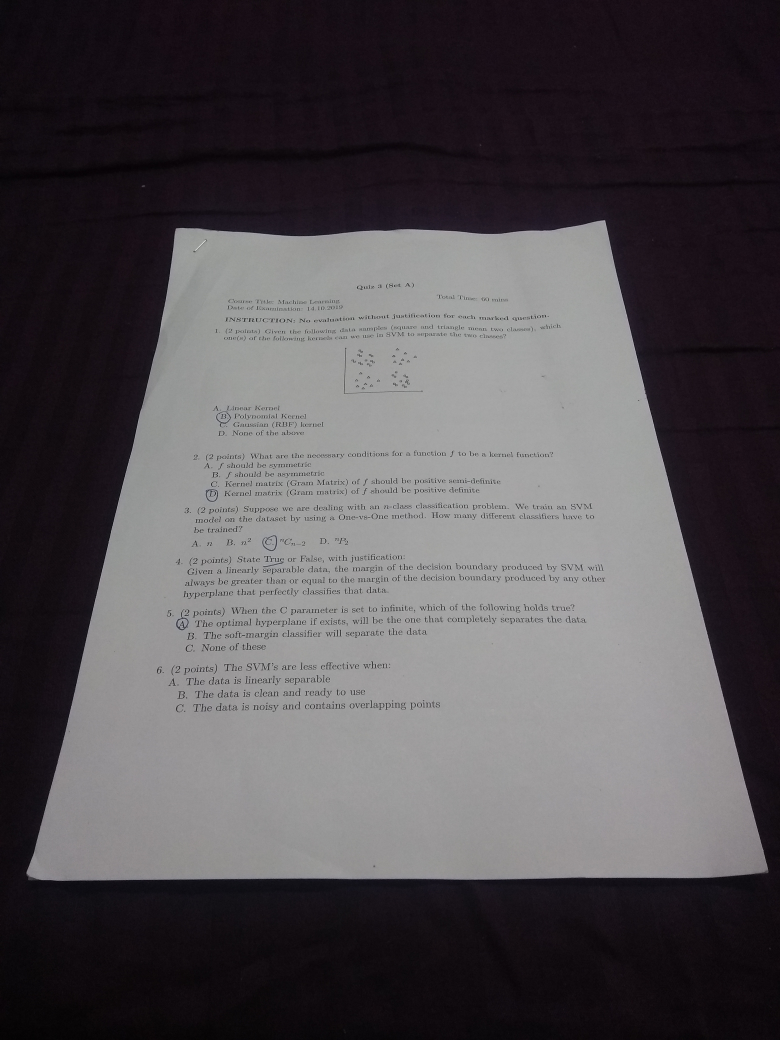
#> input picture test4.jpg, 3120 x 4160 px (shown at 1/4 size)
$ python scanMe_1.py
#> lines starting #> are read from the running program, lines starting #| are printed output that depends on the picture; after the words box and inside, x2 and y2 are one past the last pixel; in counts of white or black regions, pixels touching at a corner belong together
import numpy as np
import cv2
from skimage.filters import threshold_local
import imutils
from matplotlib import pyplot as plt
# from pyimagesearch.transform import four_point_transform


#Converting color image to gray
def color2gray(img):
	img1 = img[:,:,0] #blue channel
	img2 = img[:,:,1] #green channel
	img3 = img[:,:,2] #red channel

	# cv2.imshow("BW1",img1)
	# cv2.imshow("BW2",img2)
	# cv2.imshow("BW3",img3)
	img = (img1*0.11)+(img2*0.59)+(0.3*img3)
	img = img.astype(np.uint8)
	return img

#using openCV gaussian blur
def gaussianBlur(img,r=(5,5)):
	kernel = cv2.getGaussianKernel(ksize=5,sigma=0)
	print(kernel)
	blurred=cv2.GaussianBlur(img,r,0)  #(5,5) is the kernel size and 0 is sigma that determines the amount of blur
	print(blurred)
	#self blur not working
	filt = (1.0/25.0)*np.ones(r)
	self_blurred = cv2.filter2D(img,-1,filt)
	print(self_blurred)

	return blurred

#using openCV canny edge detection
def cannyEdge(img,minT=75,maxT=200):
	edge=cv2.Canny(img,minT,maxT)  # minT and maxT are minimum and maximum threshold for edge detection
	return edge

#Perspective transform
def transformFourPoints(image, pts):   # reference : https://www.pyimagesearch.com/2014/08/25/4-point-opencv-getperspective-transform-example/

	rect = np.zeros((4, 2), dtype="float32")

	s = pts.sum(axis=1)
	rect[0] = pts[np.argmin(s)]
	rect[2] = pts[np.argmax(s)]


	diff = np.diff(pts, axis=1)
	rect[1] = pts[np.argmin(diff)]
	rect[3] = pts[np.argmax(diff)]
	(tl, tr, br, bl) = rect


	widthA = np.sqrt(((br[0] - bl[0]) ** 2) + ((br[1] - bl[1]) ** 2))
	widthB = np.sqrt(((tr[0] - tl[0]) ** 2) + ((tr[1] - tl[1]) ** 2))
	maxWidth = max(int(widthA), int(widthB))
	heightA = np.sqrt(((tr[0] - br[0]) ** 2) + ((tr[1] - br[1]) ** 2))
	heightB = np.sqrt(((tl[0] - bl[0]) ** 2) + ((tl[1] - bl[1]) ** 2))
	maxHeight = max(int(heightA), int(heightB))


	dst = np.array([[0, 0],	[maxWidth - 1, 0],	[maxWidth - 1, maxHeight - 1],	[0, maxHeight - 1]], dtype="float32")


	M = cv2.getPerspectiveTransform(rect, dst)
	warped = cv2.warpPerspective(image, M, (maxWidth, maxHeight))

	return warped

if __name__=="__main__":

	#importing image
	image = cv2.imread("test4.jpg")
#> image is the input picture: shape (4160, 3120, 3); mean B, G, R 82.5, 79, 83
	ratio = image.shape[0]/500.0
#> ratio = 8.32
	orig = image.copy()
	#resize to 1/3rd of original size so as to fit in screen :p
	image= imutils.resize(image,height=500)
#> image: shape (500, 375, 3)

	#make a copy
	img = image.copy()

	#using and showing the self-implemented Color to Gray
	img = color2gray(img)


	#using gaussian blur openCV
	blur = gaussianBlur(img,r=(5,5))
#> (printed output is left out)
#> (printed output is left out)
	flag, thresh1 = cv2.threshold(blur, 120, 255, cv2.THRESH_BINARY)
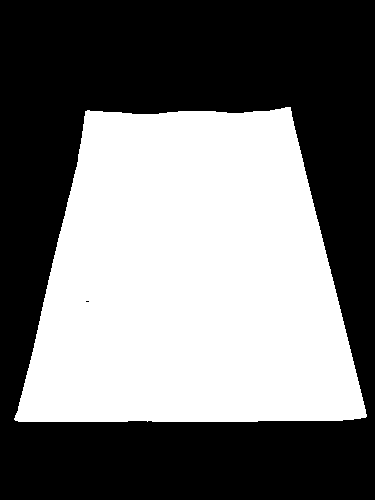
#> thresh1: shape (500, 375); 45.9% white; 1 white region, box (x1, y1, x2, y2) and area: (14, 107, 367, 422) 86065

	# using Canny edge detection openCV
	edge = cannyEdge(thresh1,minT=50,maxT=100)
#> in cannyEdge, `edge=cv2.Canny(img,minT,maxT)`:
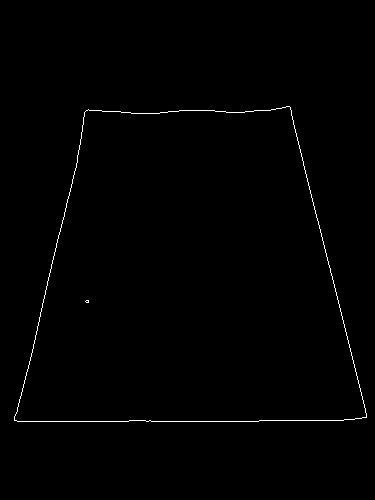
#> edge: shape (500, 375); 0.63% white in thin lines or dots, all inside (x1, y1, x2, y2) = (14, 106, 367, 422)
	cnts = cv2.findContours(edge.copy(), cv2.RETR_LIST, cv2.CHAIN_APPROX_SIMPLE)
#> cnts = 4 contours, 2 with area under 20; largest, box (x1, y1, x2, y2) and area: (14, 106, 367, 422) 85990, (14, 106, 367, 422) 85989
	cnts = cnts[0]
	# print(cnts[0])
	cnts = sorted(cnts, key = cv2.contourArea, reverse = True)
	cnts = cnts[:5]
	for c in cnts:
		perim = cv2.arcLength(c, True)
		approx = cv2.approxPolyDP(c, 0.02 * perim, True)
		if len(approx) == 4:
			screenCnt = approx
			break
#> this loop made 1 pass
#> (perim, screenCnt) on pass 1: (1248.1, [[289, 106], [84, 112], [14, 420], [366, 417]])
	print("Finding contours of paper...")                        #Uncomment to see the contours of the input. Also uncomment the line with Outline in the View All images section
	cv2.drawContours(image, [screenCnt], -1, (0, 255, 0), 2)
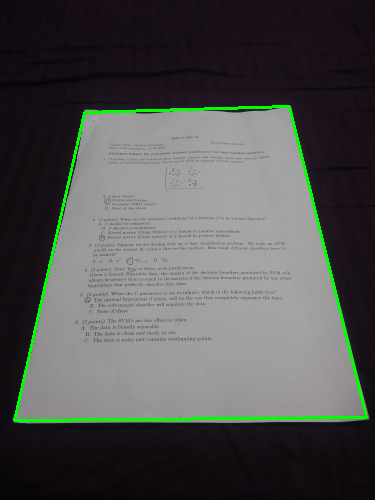
#> image: shape (500, 375, 3); mean B, G, R 80.6, 82, 81.1

	print("Applying perspective transform...")
	warped = transformFourPoints(orig, screenCnt.reshape(4, 2) * ratio)
#> in transformFourPoints, `s = pts.sum(axis=1)`: s = [3286.4, 1630.7, 3610.9, 6514.6]
#> in transformFourPoints, `diff = np.diff(pts, axis=1)`: diff = [-1522.6, 233, 3377.9, 424.3]
#> in transformFourPoints, `warped = cv2.warpPerspective(image, M, (maxWidth, maxHeight))`:
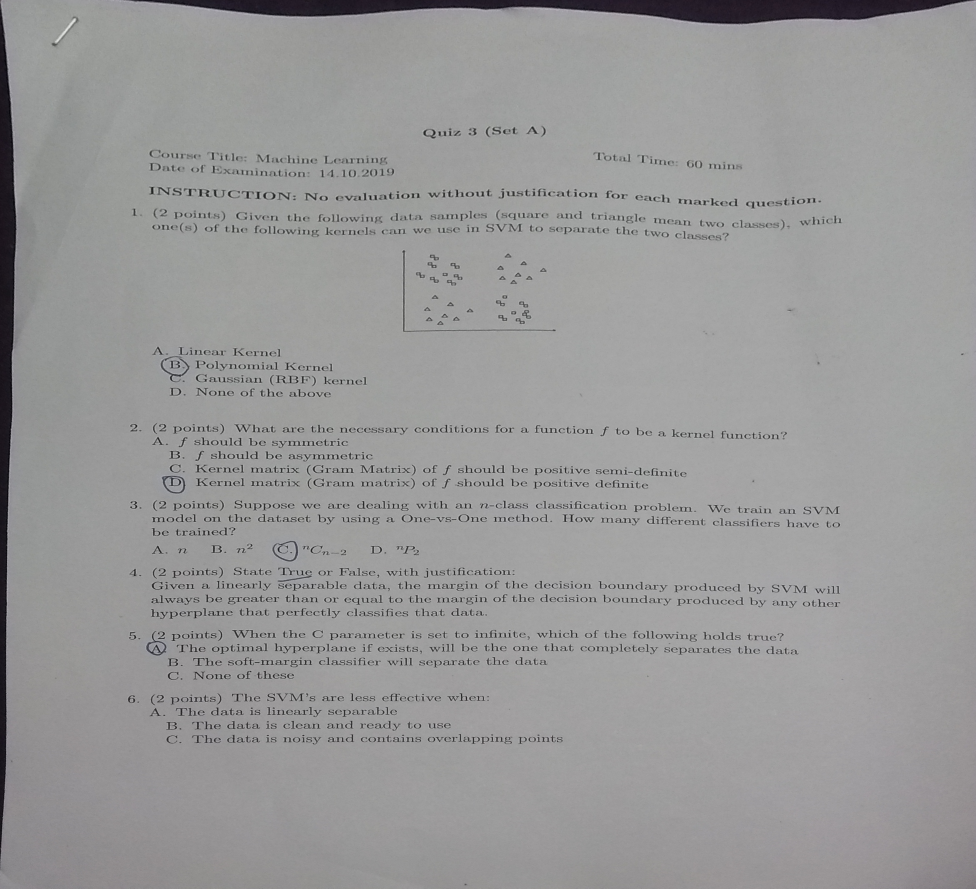
#> warped: shape (2665, 2928, 3) (shown at 1/3 size); mean B, G, R 152.7, 152.6, 152.8

	warped = color2gray(warped)
	# T = threshold_local(warped, 9, offset = 12, method = "gaussian")
	# warped = (warped > T).astype("uint8") * 255
	ret2,thresh = cv2.threshold(warped,0,255,cv2.THRESH_BINARY+cv2.THRESH_OTSU)
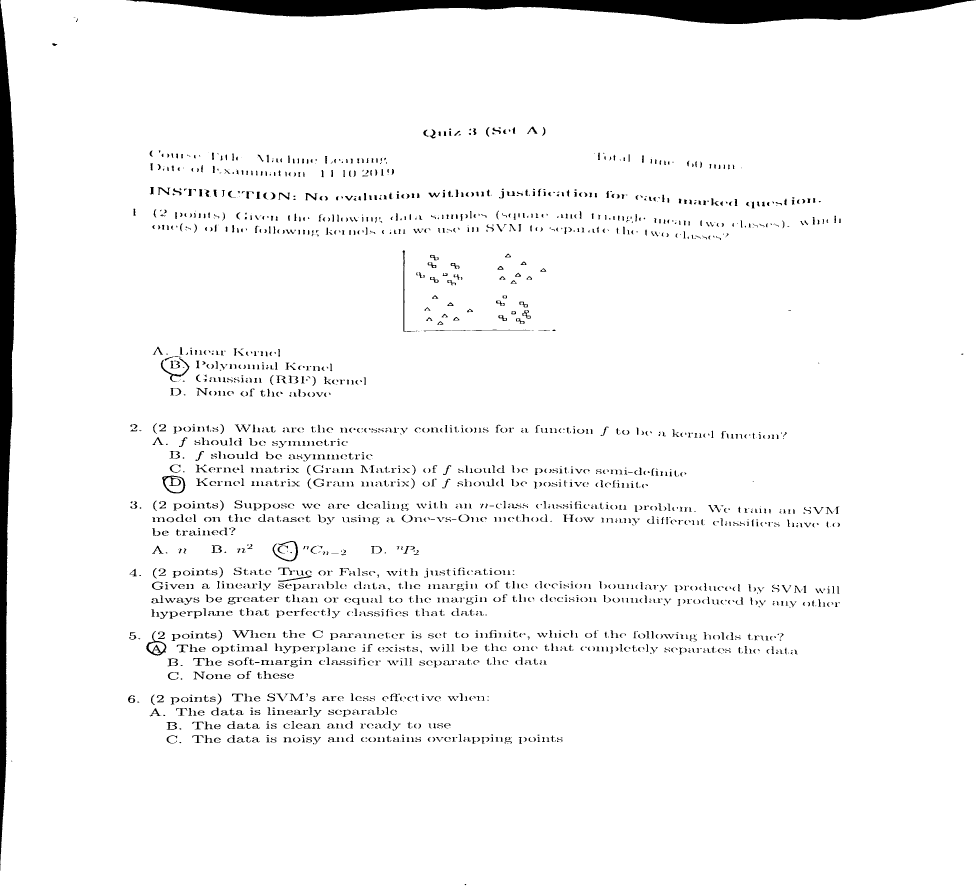
#> thresh: shape (2665, 2928) (shown at 1/3 size); 95.9% white; 2892 black regions (933 under 20 px), largest, box (x1, y1, x2, y2) and area: (379, 0, 2928, 72) 98318, (0, 0, 50, 2609) 70309, (486, 1427, 556, 1480) 1094
#> ret2 = 102
	denoised = cv2.fastNlMeansDenoising(thresh, 11, 31, 11)
	kernel = np.ones((4,4), np.uint8)
	denoised = cv2.erode(denoised, kernel, iterations=1)
	# denoised = cv2.dilate(denoised, kernel, iterations=1)
	#view all images

	cv2.imshow("Scanned", imutils.resize(denoised, height = 1000))
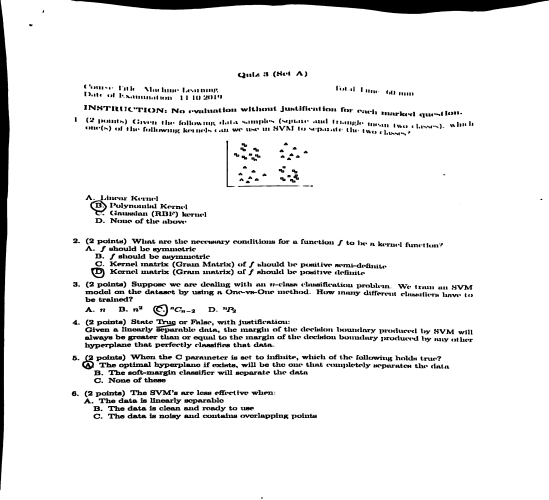
#> window 'Scanned': shape (1000, 1098) (shown at 1/2 size); min 0, max 255, mean 236.6
	cv2.imshow("Outline", image)
	cv2.imshow("Edge detection",edge)
	cv2.imshow("threshold", imutils.resize(thresh1,height=650))
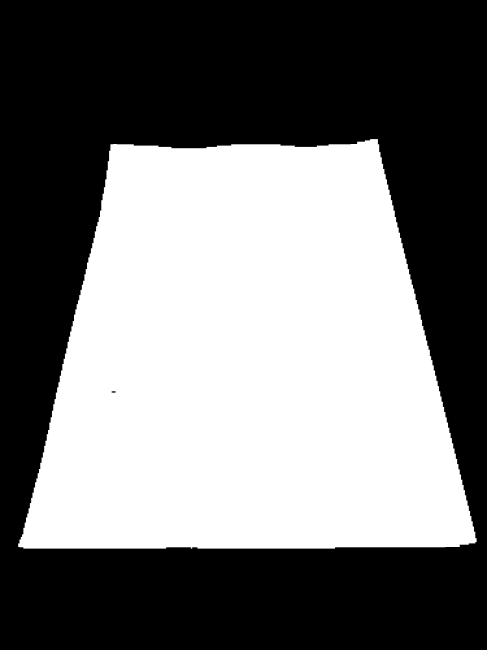
#> window 'threshold': shape (650, 487); min 0, max 255, mean 117
	cv2.imshow("Gaussian Blur",blur)
	cv2.imshow("gray",img)
	cv2.imshow("Original",imutils.resize(orig,height=650))

	cv2.waitKey(0)
	cv2.destroyAllWindows()
